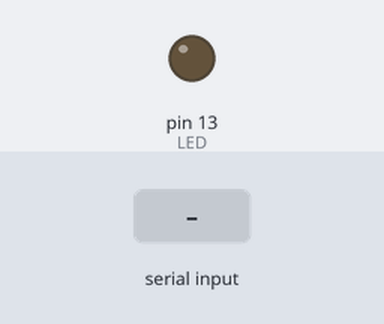
Bench run of a sketch on a simulated Arduino Mega 2560, built with avr-gcc and run on an emulated ATmega2560. On the bench: output pins drawn as LEDs (lit = HIGH). The inputs (shaded band) are chosen by the test bench.

Above: at 1.2 s.
1.3 s: "1" received over the second serial link
At 2.9 s:
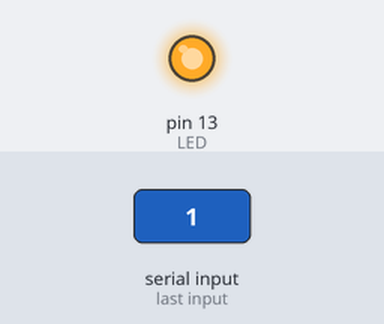
3.5 s: "0" received over the second serial link
At 4.4 s:
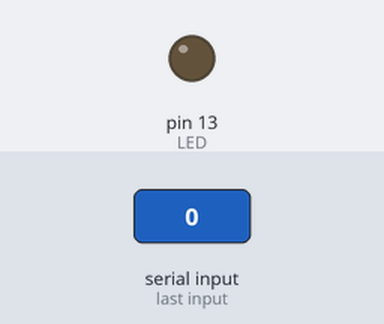
Timing chart, 0 to 6.5 s (numbered marks = the images above; inputs shaded):
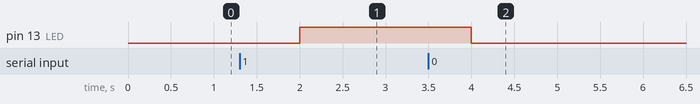

Measured:
- after the input at 1.3 s, pin 13 (LED): LOW → HIGH after 0.70 s
- after the input at 3.5 s, pin 13 (LED): HIGH → LOW after 0.50 s

The sketch:

uno_2.ino
```cpp
/*  Date: 2021-06-22
 *  Author: Park Kuyeon
 *  Title: Arduino UNO - UNO UART Program
 *  Description: This is the code about the UNO recieving data from the other UNO
 *              and controls the LED attatched on the UNO and sends LED status to the other UNO
 *
 *
 */


int LED = 13;
char data;


void setup() {
  Serial1.begin(9600);    // using TX(1), RX(0) pin
  pinMode(LED, OUTPUT);   // LED pin mode setup
}

void loop() {
  if(Serial1.available()){
    data = (char)Serial1.read();    // Receive data from the UNO
    if(data == '1'){
      digitalWrite(LED, HIGH);
    }
    else if(data == '0'){
      digitalWrite(LED, LOW);
    }
  }
  Serial1.print('0');     // Send data to the UNO
  delay(500);
  Serial1.print('1');
  delay(500);
}
```
